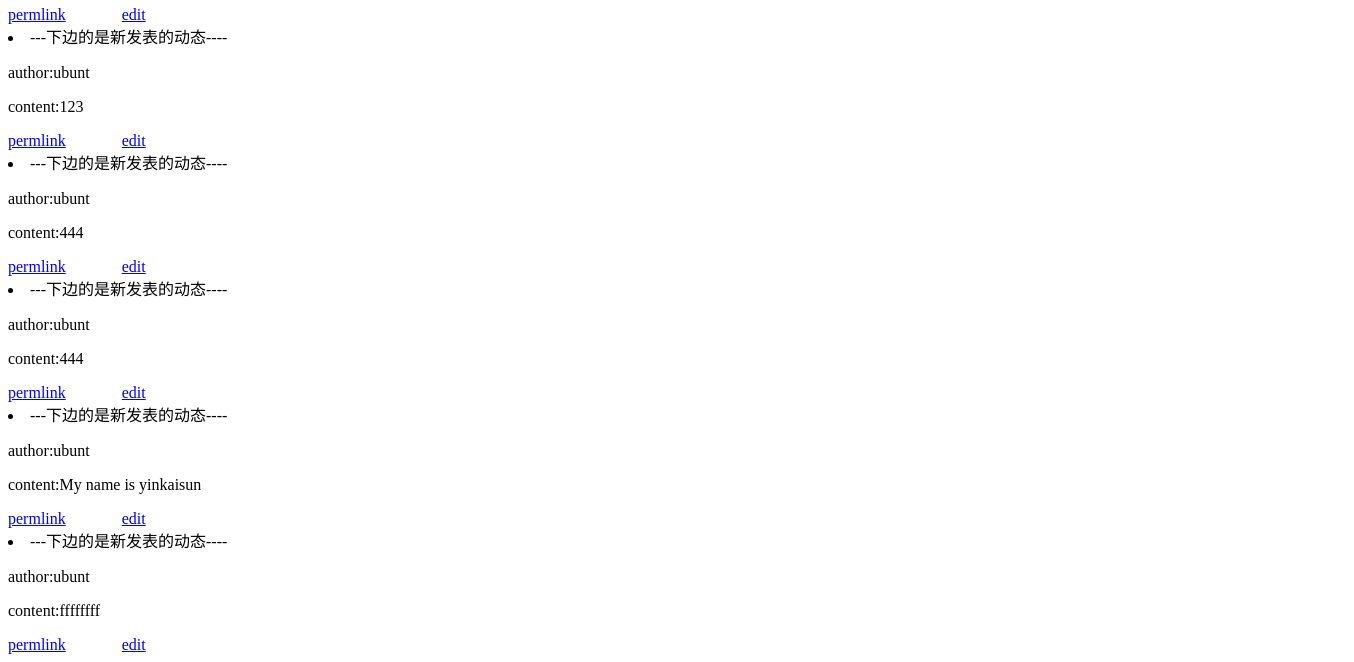
/News/index/ (signed in, lower part), run on an earlier commit of the app's database.
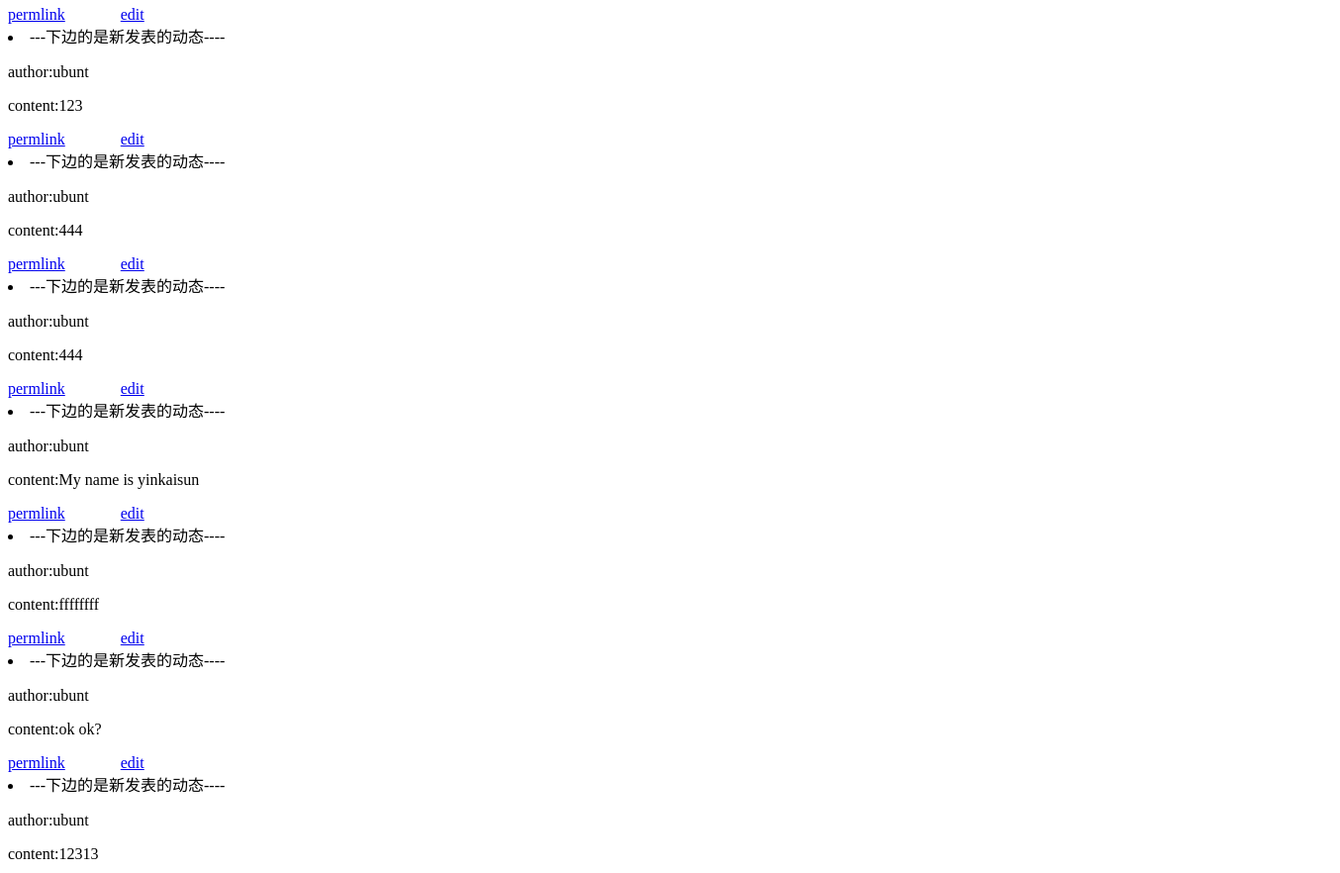
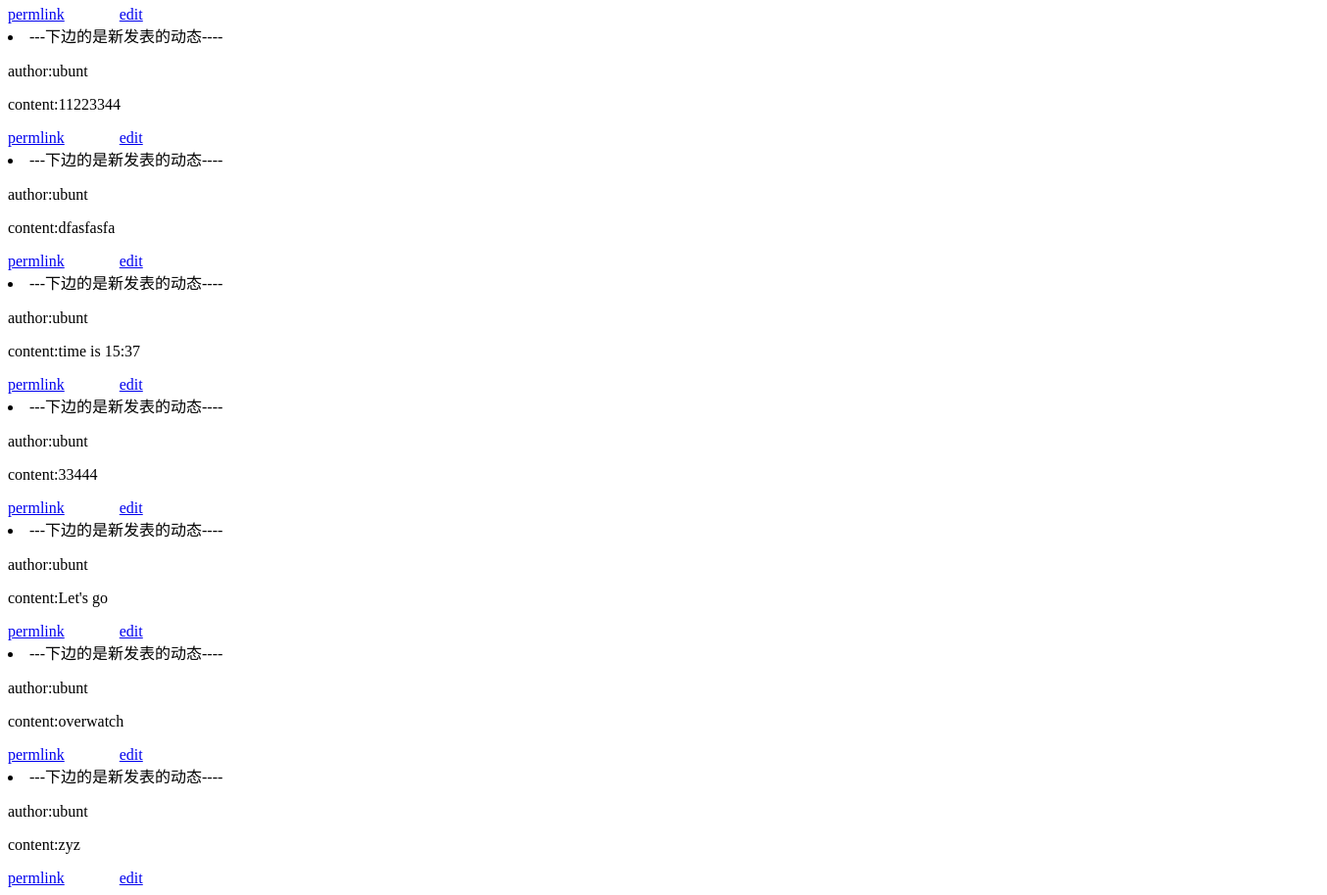
And on a later commit of the database (2 pictures, top to bottom).
### News/models.py (models this page shows)
class Post(models.Model):
    id = models.AutoField(primary_key=True)
    date=models.DateTimeField(auto_now=True)
    body = models.TextField()    # 杨旭
    author = models.ForeignKey('User', on_delete=models.CASCADE)  # 默认关联到User的主键

class User(models.Model): #周一航
    username = models.CharField(max_length=20)  # 杨旭
    id = models.AutoField(primary_key=True)

### News/views.py (the view, shortened to what this page needs)
# urls.py: path('index/',views.index,name='index'),
def index(request):
    is_login = request.session.get('is_login', False)
    if is_login is False:  # 如果没有登录,跳转到登录界面
        return redirect('/News/login/')
    if is_login:  # 如果已经登录
        posts = Post.objects.all()  # 注意:这里是显示所有的动态页面:
        return render(request, 'index.html', {'form': request.session.get('username'), 'posts': posts, })

### News/templates/index.html (shortened to what this page needs)
<!DOCTYPE html>
<html lang="en">
<head>
</head>
<body>
    {% block content %}
<div>
    {% for post in posts %}
        <li>---下边的是新发表的动态----
            <p>author:{{post.author.username}}</p>
            <p>content:{{post.body}}</p>
        </li>
        <a href="/News/post/{{post.id}}">permlink</a>
        {% if post.author.id == request.session.user_id %}
            <a href="/News/edit/{{post.id}}">edit</a>
        {% endif %}
        <br/>
    {% endfor %}
</div>
{% endblock %}
</body>
</html>

What changed in the data, as far as the page shows it:
added Post: author.username "ubunt", body "ok ok?"
added Post: author.username "ubunt", body "12313"
added Post: author.username "ubunt", body "11223344"
added Post: author.username "ubunt", body "dfasfasfa"
added Post: author.username "ubunt", body "time is 15:37"
added Post: author.username "ubunt", body "33444"
added Post: author.username "ubunt", body "Let's go"
added Post: author.username "ubunt", body "overwatch"
added Post: author.username "ubunt", body "zyz"
